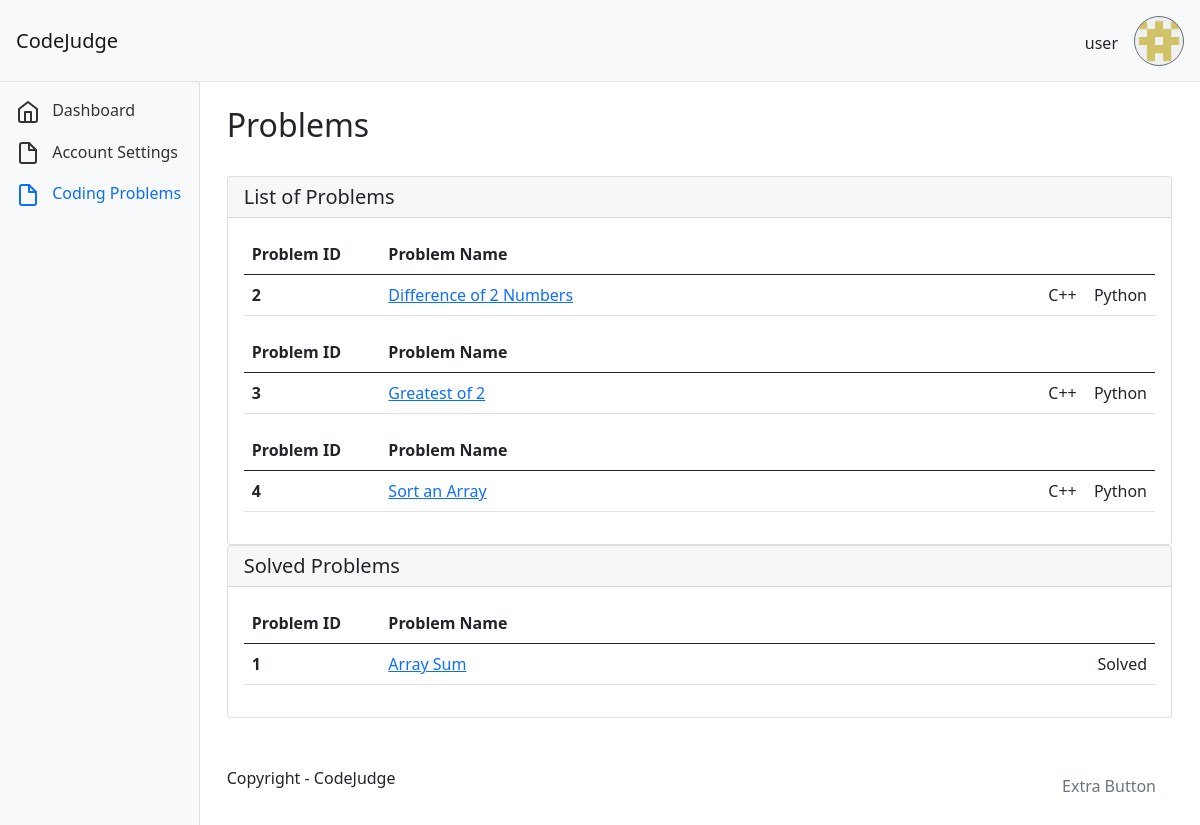
The page /problems.php (signed in) on the database its author committed.
### tables this page shows
CREATE TABLE `problems` (
  `pid` int(11) NOT NULL,
  `problem_title` varchar(100) NOT NULL,
  `problem_statement` varchar(2000) NOT NULL,
  `testcase_input1` varchar(500) NOT NULL,
  `testcase_output1` varchar(500) NOT NULL,
  `testcase_input2` varchar(500) NOT NULL,
  `testcase_output2` varchar(500) NOT NULL
);

### problems.php (the view, shortened to what this page needs)
<?php
require_once("backend/dbconn.php");
?>
<!DOCTYPE html>
<html lang="en">
<head>
  <link rel="stylesheet" href="css/bootstrap.min.css">
  <link rel="stylesheet" href="css/chartist.min.css">
  <link rel="stylesheet" href="css/main.css">
</head>
<body>
  <?php
  require_once("./navbar.php");
  ?>
  <div class="container-fluid">
    <div class="row">
      <nav id="sidebar" class="col-md-3 col-lg-2 d-md-block bg-light sidebar collapse">
        <div class="position-sticky">
          <ul class="nav flex-column">
            <li class="nav-item">
              <a class="nav-link" aria-current="page" href="index.php">
                <span class="ml-2">Dashboard</span>
              </a>
            </li>
            <li class="nav-item">
              <a class="nav-link" href="account.php">
                <span class="ml-2">Account Settings</span>
              </a>
            </li>
            <li class="nav-item">
              <a class="nav-link active" href="problems.php">
                <span class="ml-2">Coding Problems</span>
              </a>
            </li>
          </ul>
        </div>
      </nav>
      <main class="col-md-9 ml-sm-auto col-lg-10 px-md-4 py-4">
        <h1 class="h2">Problems</h1>
        <br />
        <div class="row">
          <div class="col-12 col-xl-12 mb-4 mb-lg-0">
            <div class="card">
              <h5 class="card-header">List of Problems</h5>
              <div class="card-body">
                <?php
                $sql2 = "SELECT * FROM problems where `pid` NOT IN (SELECT `pid` FROM `problems_user` WHERE `uid`=?);";
                $res2 = $conn->prepare($sql2);
                $res2->execute([$_SESSION["uid"]]);
                $ans2 = $res2->fetchAll(PDO::FETCH_ASSOC);
                foreach ($ans2 as $prob) :
                ?>
                  <div class="table-responsive">
                    <table class="table">
                      <thead>
                        <tr>
                          <th scope="col">Problem ID</th>
                          <th scope="col">Problem Name</th>
                          <th scope="col"></th>
                          <th scope="col"></th>
                        </tr>
                      </thead>
                      <tbody>
                        <tr>
                          <th width="15%" scope="row"><?php echo $prob["pid"] ?></th>
                          <td><a href="view_problem.php?pid=<?php echo $prob["pid"] ?>"><?php echo $prob["problem_title"] ?></a></td>
                          <td width="5%">C++</td>
                          <td width="5%">Python</td>
                        </tr>
                      </tbody>
                    </table>
                  </div>
                <?php
                endforeach;
                ?>
              </div>
            </div>
          </div>
          <div class="col-12 col-xl-12 mb-4 mb-lg-0">
            <div class="card">
              <h5 class="card-header">Solved Problems</h5>
              <div class="card-body">
                <?php
                $sql3 = "SELECT * FROM problems where `pid` IN (SELECT `pid` FROM `problems_user` WHERE `uid`=?);";
                $res3 = $conn->prepare($sql3);
                $res3->execute([$_SESSION["uid"]]);
                $ans3 = $res3->fetchAll(PDO::FETCH_ASSOC);
                foreach ($ans3 as $sprob) :
                ?>
                  <div class="table-responsive">
                    <table class="table">
                      <thead>
                        <tr>
                          <th scope="col">Problem ID</th>
                          <th scope="col">Problem Name</th>
                          <th scope="col"></th>
                        </tr>
                      </thead>
                      <tbody>
                        <tr>
                          <th width="15%" scope="row"><?php echo $sprob["pid"] ?></th>
                          <td><a href="view_solution.php?pid=<?php echo $sprob["pid"] ?>"><?php echo $sprob["problem_title"] ?></a></td>
                          <td width="5%">Solved</td>
                        </tr>
                      </tbody>
                    </table>
                  </div>
                <?php
                endforeach;
                ?>
              </div>
            </div>
          </div>
        </div>
        <footer class="pt-5 d-flex justify-content-between">
          <span>Copyright - CodeJudge</span>
          <ul class="nav m-0">
            <li class="nav-item">
              <a class="nav-link text-secondary" aria-current="page" href="#">Extra Button</a>
            </li>
          </ul>
        </footer>
      </main>
    </div>
  </div>
</body>
</html>

### css/main.css (style rules this page uses)
.sidebar { position: fixed; top: 0; bottom: 0; left: 0; z-index: 100; padding: 90px 0 0; box-shadow: inset -1px 0 0 rgba(0, 0, 0, .1); z-index: 99; }
.sidebar .nav-link { color: #333; }
.sidebar .nav-link.active { color: #0d6efd; }

### rows shown on the page
problems: pid "2", problem_title "Difference of 2 Numbers"
problems: pid "3", problem_title "Greatest of 2"
problems: pid "4", problem_title "Sort an Array"
problems: pid "1", problem_title "Array Sum"

### other values the page prints
$_SESSION["username"] "user"
